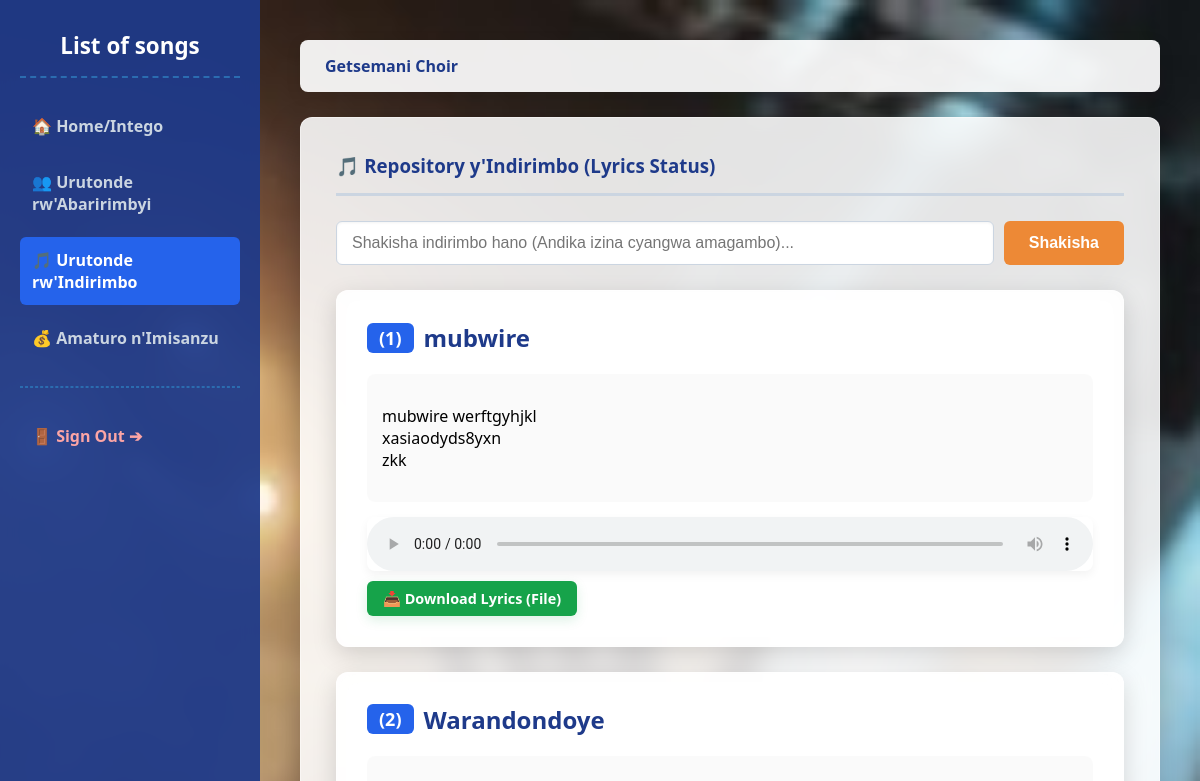
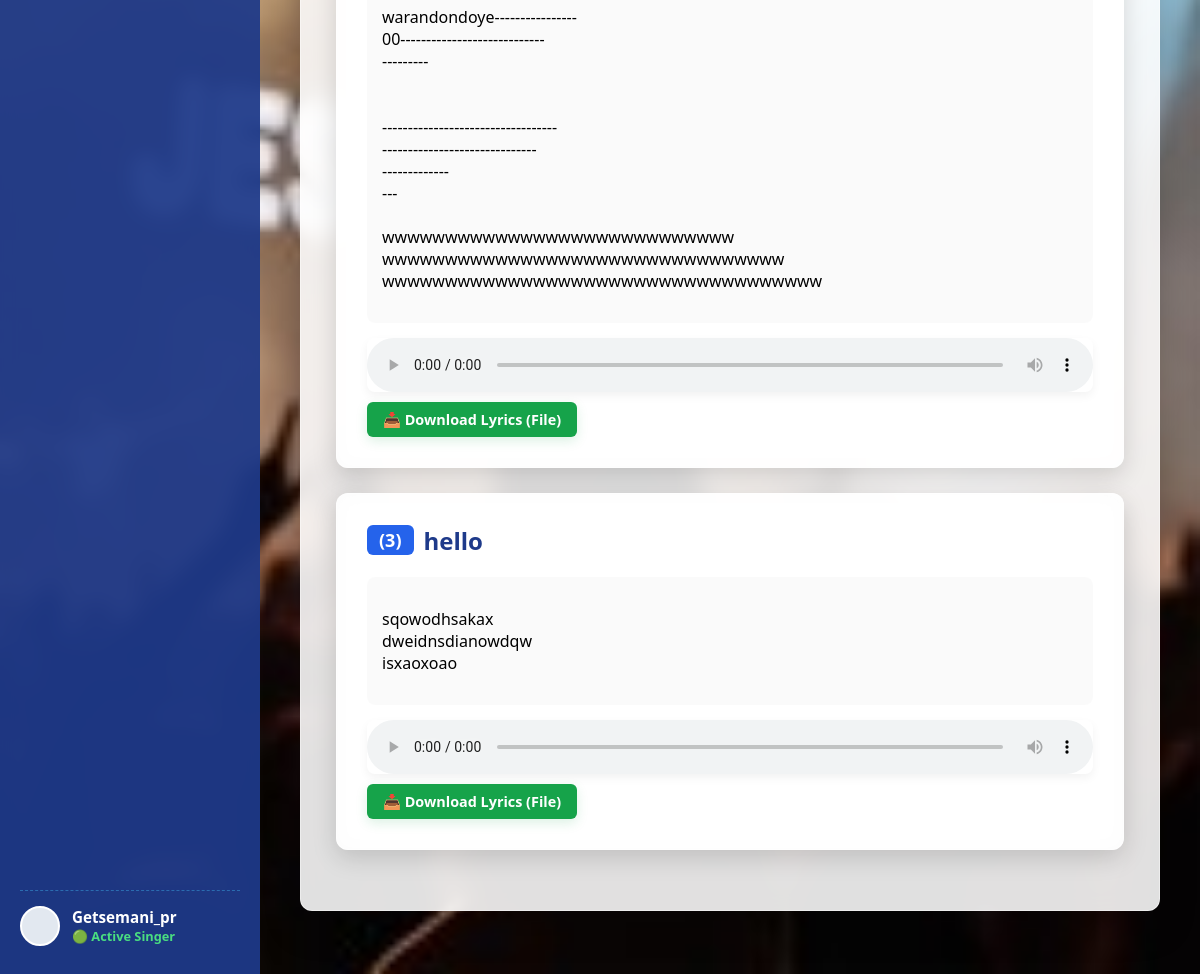
Screenshot of /songs/ (signed in) with the database file from the repository (2 pictures, top to bottom).
### choir_app/models.py (models this page shows, shortened)
class Song(models.Model):
    title = models.CharField(max_length=200)
    lyrics = models.TextField()
    audio_file = models.FileField(upload_to='choir_audios/', blank=True, null=True)

### choir_app/views.py (the view, shortened to what this page needs)
# urls.py: path('songs/', views.songs_list, name='songs_list'),
@login_required(login_url='/login/')
def songs_list(request):
    query = request.GET.get('q', '')
    if query:
        songs = Song.objects.filter(title__icontains=query) | Song.objects.filter(lyrics__icontains=query)
    else:
        songs = Song.objects.all()
    return render(request, 'choir_app/songs.html', {'songs': songs, 'query': query})

### choir_app/templates/choir_app/songs.html (shortened to what this page needs)
{% load static %}
<!DOCTYPE html>
<html lang="en">
<head>
</head>
<body>
    <div class="sidebar" style="display: flex; flex-direction: column; justify-content: space-between;">
        <div class="sidebar-top">
            <h2>List of songs</h2>
            <div class="sidebar-menu">
                <a href="{% url 'index' %}">🏠 Home/Intego</a>
                <a href="{% url 'members_list' %}">👥 Urutonde rw'Abaririmbyi</a>
                <a href="{% url 'songs_list' %}" class="active">🎵 Urutonde rw'Indirimbo</a>
                <a href="{% url 'contributions_list' %}">💰 Amaturo n'Imisanzu</a>
                <hr style="border: 1px dashed #2b6cb0; width: 100%; margin: 15px 0;">
                <a href="{% url 'logout' %}" style="color: #fca5a5;">🚪 Sign Out ➔</a>
            </div>
        </div>
        <div class="user-profile-card">
            <div class="profile-img"></div>
            <div>
                <div style="font-weight: bold; font-size: 0.95em;">Getsemani_pr</div>
                <div style="font-size: 0.8em; color: #4ade80; font-weight: bold; display: flex; align-items: center; gap: 4px;">🟢 Active Singer</div>
            </div>
        </div>
    </div>
    <div class="main-workspace">
        <div class="header-box">
            Getsemani Choir
        </div>
        <div class="container-box">
            <h3>🎵 Repository y'Indirimbo (Lyrics Status)</h3>
            <form method="GET" action="{% url 'songs_list' %}" style="display: flex; gap: 10px; margin-bottom: 25px;">
                <input type="text" name="q" value="{{ query|default:'' }}" placeholder="Shakisha indirimbo hano (Andika izina cyangwa amagambo)..." style="flex: 1; padding: 12px 15px; border: 1px solid #cbd5e1; border-radius: 6px; font-size: 1em; outline: none; box-shadow: inset 0 1px 3px rgba(0,0,0,0.05); font-weight: 500;">
                <button type="submit" style="background: #ed8936; color: white; border: none; padding: 12px 25px; border-radius: 6px; font-weight: bold; cursor: pointer; font-size: 1em;">Shakisha</button>
            </form>
            {% for song in songs %}
                <div class="song-card">
                    <h2>
                        <span style="background: #2563eb; color: white; padding: 3px 12px; border-radius: 6px; font-size: 0.75em;">({{ forloop.counter }})</span>
                        {{ song.title }}
                    </h2>
                    {% if song.lyrics %}
                    <div id="lyrics-box-{{ song.id }}" style="padding: 15px; background: rgba(0,0,0,0.02); border-radius: 8px;">
                        <p style="white-space: pre-line;">{{ song.lyrics }}</p>
                    </div>
                    {% else %}
                        <p style="color: #64748b; font-style: italic;">Nta magambo (Lyrics) yanditswe kuri iyi ndirimbo.</p>
                    {% endif %}
                    {% if song.audio_file %}
                        <audio controls controlsList="nodownload">
                            <source src="{{ song.audio_file.url }}" type="audio/mpeg">
                        </audio>
<a href="?download_lyrics_id={{ song.id }}" style="background: #16a34a; color: white; text-decoration: none; padding: 8px 16px; border-radius: 6px; font-weight: bold; font-size: 0.9em; margin-top: 5px; display: inline-flex; align-items: center; gap: 6px; box-shadow: 0 4px 12px rgba(22, 163, 74, 0.15);">
    📥 Download Lyrics (File)
</a>
                    {% endif %}
                </div>
            {% empty %}
                <div class="song-card" style="text-align: center;">
                    <p style="color: #64748b; font-style: italic; margin: 0;">Nta ndirimbo n'imwe uhuje n'iryo jambo rishakishwa.</p>
                </div>
            {% endfor %}
        </div>
    </div>
</body>
</html>

### rows the page displays
Song: title "mubwire", lyrics "mubwire werftgyhjkl xasiaodyds8yxn zkk"
Song: title "Warandondoye", lyrics "warandondoye---------------- 00---------------------------- --------- ---------------------------------- ------------------------------ ------------- --- wwwwwwwwwwwwwwwwwwwwwwwwwwww wwwwwwwwwwwwwwwwwwwwwwwwwwwwwwww wwwwwwwwwwwwwwwwwwwwwwwwwwwwwwwwwww"
Song: title "hello", lyrics "sqowodhsakax dweidnsdianowdqw isxaoxoao"
